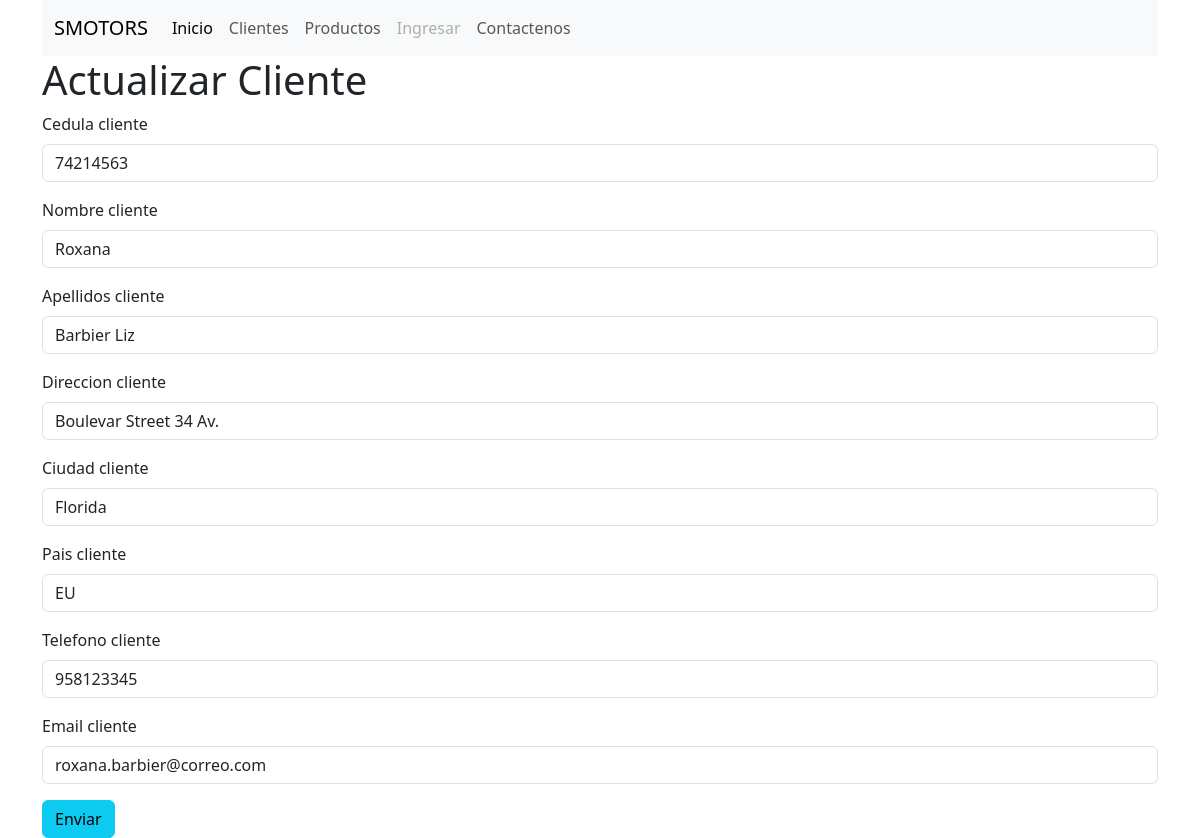
Page /editarCliente/4 on the committed database.
### clientes/models.py (models this page shows, shortened)
class Clientes(models.Model):
    id_cliente = models.AutoField(primary_key=True)
    cedula_cliente = models.IntegerField()
    nombre_cliente = models.CharField(max_length=50)
    apellidos_cliente = models.CharField(max_length=50)
    direccion_cliente = models.CharField(max_length=100)
    ciudad_cliente = models.CharField(max_length=50)
    pais_cliente = models.CharField(max_length=50)
    telefono_cliente = models.IntegerField()
    email_cliente = models.CharField(max_length=50)

### clientes/views.py (the view)
# urls.py: path('editarCliente/<int:id>', views.editarCliente, name='editarCliente'),
def editarCliente(request, id) :
        cliente = Clientes.objects.get(id_cliente = id)   #revisar como se llama en el import
        if request.method == 'POST':  #cuando boton guardar
                form = ClienteForm(request.POST, instance=cliente)
                if form.is_valid():
                        form.save() # salva
                        return redirect('clientes')  # redirige a la pagina clientes
        form = ClienteForm( instance=cliente)# se le pasa un forms vacio, pero luego se le dice toma los datos
        contexto = {
                'form' : form,
                'tituloh1' : 'Actualizar Cliente'
        }
        return render(request, 'crearCliente.html', contexto)

### clientes/formsCliente.py
class ClienteForm(forms.ModelForm) :
    class Meta:
        model = Clientes
        fields = '__all__'  ##usa todos los campos en el forms

### clientes/templates/crearCliente.html (shortened to what this page needs)
{% extends 'base.html' %}
{% load bootstrap5 %}
{% block contenido %}
    <h1>{{tituloh1}}</h1>
    <form action=""    method="post" class="form">
        {% bootstrap_form form %}
    <button type="submit-disable" class="btn btn-info">Enviar</button>
    </form>
{% endblock %}

### rows in the picture
Clientes: cedula_cliente "74214563", nombre_cliente "Roxana", apellidos_cliente "Barbier Liz", direccion_cliente "Boulevar Street 34 Av.", ciudad_cliente "Florida", pais_cliente "EU", telefono_cliente "958123345", email_cliente "roxana.barbier@correo.com"

### other values in the picture
{{ tituloh1 }} "Actualizar Cliente"
